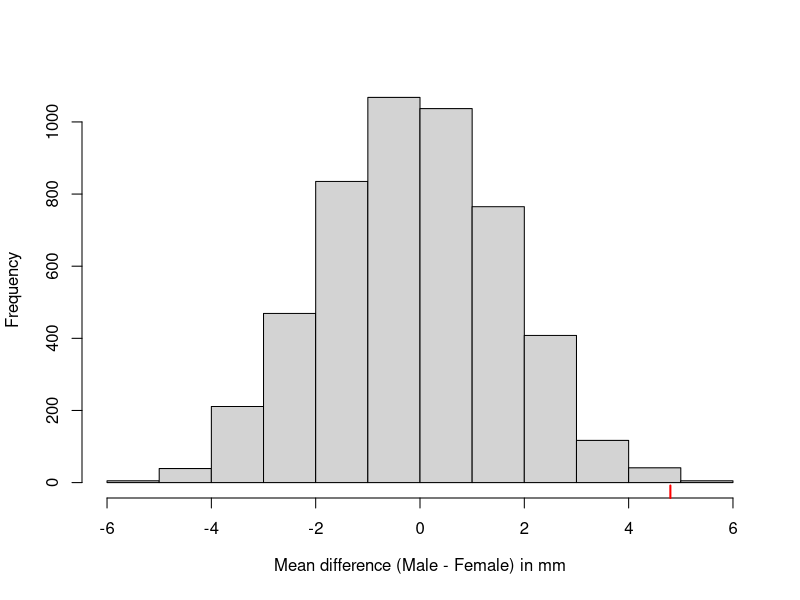

Generate this figure with R: (Note: this script raises an error after producing the figure.)
### R code from vignette source 'permutations.Rnw'

###################################################
### code chunk number 1: preliminary
###################################################
options("prompt" = "R> ", "continue" = "+  ")
options(useFancyQuotes="UTF-8")


###################################################
### code chunk number 2: load_jackal
###################################################
require(permute)
data(jackal)
jackal


###################################################
### code chunk number 3: ttest_jackal
###################################################
jack.t <- t.test(Length ~ Sex, data = jackal, var.equal = TRUE,
                 alternative = "greater")
jack.t


###################################################
### code chunk number 4: ftest_jackal
###################################################
var.test(Length ~ Sex, data = jackal)
fligner.test(Length ~ Sex, data = jackal)


###################################################
### code chunk number 5: meanFun
###################################################
meanDif <- function(x, grp) {
 mean(x[grp == "Male"]) - mean(x[grp == "Female"])
}


###################################################
### code chunk number 6: randJackal
###################################################
Djackal <- numeric(length = 5000)
N <- nrow(jackal)
set.seed(42)
for(i in seq_len(length(Djackal) - 1)) {
    perm <- shuffle(N)
    Djackal[i] <- with(jackal, meanDif(Length, Sex[perm]))
}
Djackal[5000] <- with(jackal, meanDif(Length, Sex))


###################################################
### code chunk number 7: hist_jackal (eval = FALSE)
###################################################
## hist(Djackal, main = "",
##      xlab = expression("Mean difference (Male - Female) in mm"))
## rug(Djackal[5000], col = "red", lwd = 2)


###################################################
### code chunk number 8: permutations.Rnw:125-126
###################################################
(Dbig <- sum(Djackal >= Djackal[5000]))


###################################################
### code chunk number 9: permutations.Rnw:129-130
###################################################
Dbig / length(Djackal)


###################################################
### code chunk number 10: draw_hist_jackal
###################################################
hist(Djackal, main = "",
     xlab = expression("Mean difference (Male - Female) in mm"))
rug(Djackal[5000], col = "red", lwd = 2)


###################################################
### code chunk number 11: permutations.Rnw:142-143
###################################################
choose(20, 10)


###################################################
### code chunk number 12: show_args
###################################################
args(shuffle)


###################################################
### code chunk number 13: show_str
###################################################
str(how())


###################################################
### code chunk number 14: compare_shuffle_sample
###################################################
set.seed(2)
(r1 <- shuffle(10))
set.seed(2)
(r2 <- sample(1:10, 10, replace = FALSE))
all.equal(r1, r2)


###################################################
### code chunk number 15: series1
###################################################
set.seed(4)
x <- 1:10
CTRL <- how(within = Within(type = "series"))
perm <- shuffle(10, control = CTRL)
perm
x[perm] ## equivalent


###################################################
### code chunk number 16: grid1
###################################################
set.seed(4)
plt <- gl(3, 9)
CTRL <- how(within = Within(type = "grid", ncol = 3, nrow = 3),
            plots = Plots(strata = plt))
perm <- shuffle(length(plt), control = CTRL)
perm


###################################################
### code chunk number 17: vis_grid1
###################################################
## Original
lapply(split(seq_along(plt), plt), matrix, ncol = 3)
## Shuffled
lapply(split(perm, plt), matrix, ncol = 3)


###################################################
### code chunk number 18: grid_2
###################################################
set.seed(4)
CTRL <- how(within = Within(type = "grid", ncol = 3, nrow = 3,
                            constant = TRUE),
            plots = Plots(strata = plt))
perm2 <- shuffle(length(plt), control = CTRL)
lapply(split(perm2, plt), matrix, ncol = 3)


###################################################
### code chunk number 19: series_2
###################################################
how(nperm = 10, within = Within(type = "series"))


###################################################
### code chunk number 20: shuffleSet_1
###################################################
set.seed(4)
CTRL <- how(within = Within(type = "series"))
pset <- shuffleSet(10, nset = 5, control = CTRL)
pset


###################################################
### code chunk number 21: permutations.Rnw:256-257
###################################################
how(nperm = 999)


###################################################
### code chunk number 22: withinArgs
###################################################
args(Within)


###################################################
### code chunk number 23: change-continuation
###################################################
options("prompt" = " ", "continue" = " ")


###################################################
### code chunk number 24: ptest-fun
###################################################
pt.test <- function(x, group, nperm = 199) {
    ## mean difference function
    meanDif <- function(i, x, grp) {
        grp <- grp[i]
        mean(x[grp == "Male"]) - mean(x[grp == "Female"])
    }
    ## check x and group are of same length
    stopifnot(all.equal(length(x), length(group)))
    ## number of observations
    N <- nobs(x)
    ## generate the required set of permutations
    pset <- shuffleSet(N, nset = nperm)
    ## iterate over the set of permutations applying meanDif
    D <- apply(pset, 1, meanDif, x = x, grp = group)
    ## add on the observed mean difference
    D <- c(meanDif(seq_len(N), x, group), D)
    ## compute & return the p-value
    Ds <- sum(D >= D[1]) # how many >= to the observed diff?
    Ds / (nperm + 1)     # what proportion of perms is this (the pval)?
}


###################################################
### code chunk number 25: reset-continuation
###################################################
options("prompt" = "R> ", "continue" = "+  ")


###################################################
### code chunk number 26: run-ptest
###################################################
set.seed(42) ## same seed as earlier
pval <- with(jackal, pt.test(Length, Sex, nperm = 4999))
pval


###################################################
### code chunk number 27: change-continuation
###################################################
options("prompt" = " ", "continue" = " ")


###################################################
### code chunk number 28: parallel-ptest-fun
###################################################
ppt.test <- function(x, group, nperm = 199, cores = 2) {
    ## mean difference function
    meanDif <- function(i, .x, .grp) {
        .grp <- .grp[i]
        mean(.x[.grp == "Male"]) - mean(.x[.grp == "Female"])
    }
    ## check x and group are of same length
    stopifnot(all.equal(length(x), length(group)))
    ## number of observations
    N <- nobs(x)
    ## generate the required set of permutations
    pset <- shuffleSet(N, nset = nperm)
    if (cores > 1) {
        ## initiate a cluster
        cl <- makeCluster(cores)
        on.exit(stopCluster(cl = cl))
        ## iterate over the set of permutations applying meanDif
        D <- parRapply(cl, pset, meanDif, .x = x, .grp = group)
    } else {
        D <- apply(pset, 1, meanDif, .x = x, .grp = group)
    }
    ## add on the observed mean difference
    D <- c(meanDif(seq_len(N), x, group), D)
    ## compute & return the p-value
    Ds <- sum(D >= D[1]) # how many >= to the observed diff?
    Ds / (nperm + 1)     # what proportion of perms is this (the pval)?
}


###################################################
### code chunk number 29: reset-continuation
###################################################
options("prompt" = "R> ", "continue" = "+  ")


###################################################
### code chunk number 30: run-pptest
###################################################
require("parallel")
set.seed(42)
system.time(ppval <- ppt.test(jackal$Length, jackal$Sex, nperm = 9999,
                              cores = 2))
ppval


###################################################
### code chunk number 31: run-pptest2
###################################################
set.seed(42)
system.time(ppval2 <- ppt.test(jackal$Length, jackal$Sex, nperm = 9999,
                               cores = 1))
ppval2


###################################################
### code chunk number 32: get-set-eg0
###################################################
hh <- how()


###################################################
### code chunk number 33: get-set-eg1
###################################################
getNperm(hh)


###################################################
### code chunk number 34: <get-set-eg2
###################################################
getCall(hh)
setNperm(hh) <- 999
getNperm(hh)
getCall(hh)


###################################################
### code chunk number 35: get-set-eg3
###################################################
hh <- how(within = Within(type = "series"),
          plots = Plots(type = "series", strata = gl(10, 5)),
          blocks = gl(5, 10))


###################################################
### code chunk number 36: get-set-eg4
###################################################
pl <- getPlots(hh)
setType(pl) <- "free"
setPlots(hh) <- pl


###################################################
### code chunk number 37: get-set-eg5
###################################################
getType(hh, which = "plots")


###################################################
### code chunk number 38: get-set-eg6
###################################################
getCall(getPlots(hh))


###################################################
### code chunk number 39: get-set-eg7
###################################################
hh <- update(hh, plots = update(getPlots(hh), type = "series"))
getType(hh, which = "plots")


###################################################
### code chunk number 40: seesionInfo
###################################################
toLatex(sessionInfo(), locale = FALSE)


